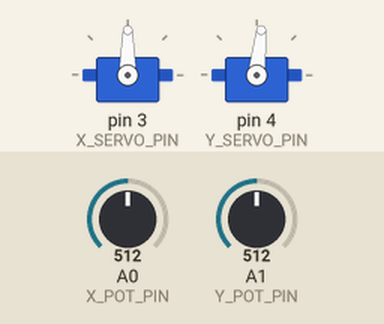
Simulated run of this sketch. Board: Arduino Uno, built with avr-gcc and run on an emulated ATmega328P. Parts: 2 × servo. The test bench sets the inputs (shaded band); at power-on: A0 (X_POT_PIN) = 512, A1 (Y_POT_PIN) = 512.

Above: at 1.2 s.
1.3 s: A0 (X_POT_PIN) set to 716
At 2.0 s:
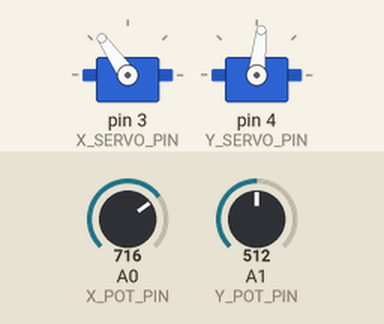
2.8 s: A1 (Y_POT_PIN) set to 306
At 3.2 s:
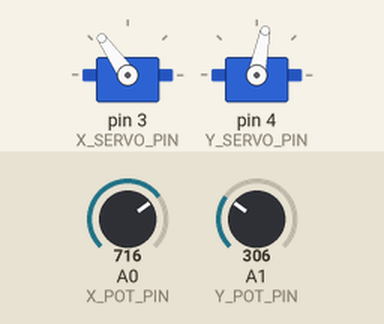
4.3 s: A0 (X_POT_PIN) set to 900
At 5.5 s:
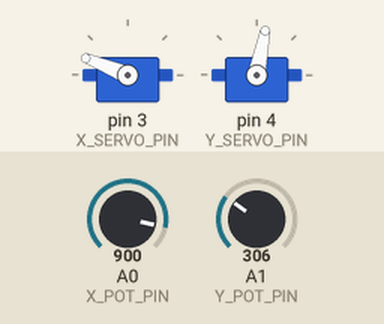
5.8 s: A1 (Y_POT_PIN) set to 511
At 6.7 s:
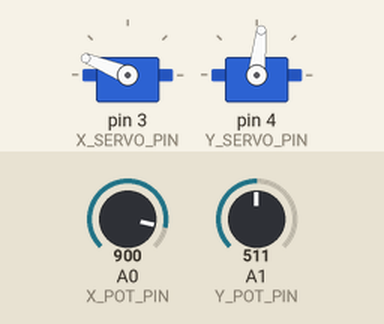
7.3 s: A0 (X_POT_PIN) set to 1023
At 7.8 s:
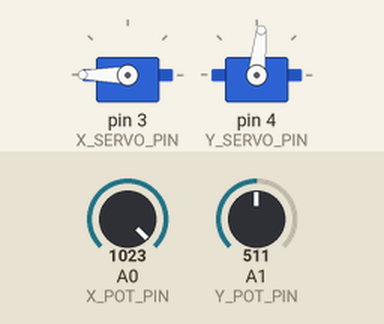
8.8 s: A1 (Y_POT_PIN) set to 170
At 10.1 s:
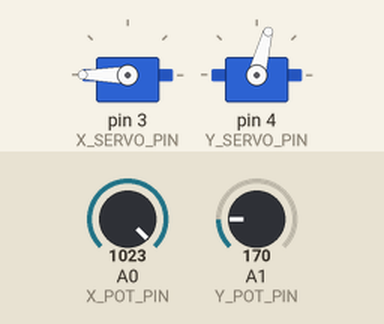
Timing chart, 0 to 11.3 s (numbered marks = the images above; inputs shaded):
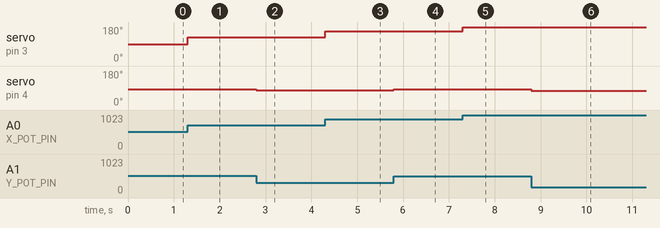

Measured:
- after the input at 1.3 s, servo on pin 3 (X_SERVO_PIN): 90° → 125° at once
- after the input at 2.8 s, servo on pin 4 (Y_SERVO_PIN): 84° → 79° at once
- after the input at 4.3 s, servo on pin 3 (X_SERVO_PIN): 125° → 158° at once
- after the input at 5.8 s, servo on pin 4 (Y_SERVO_PIN): 79° → 84° at once
- after the input at 7.3 s, servo on pin 3 (X_SERVO_PIN): 158° → 180° at once
- after the input at 8.8 s, servo on pin 4 (Y_SERVO_PIN): 84° → 75° at once

The sketch:

_107_door_camera.ino
```cpp
#include <Servo.h>

#define X_SERVO_PIN 3
#define Y_SERVO_PIN 4
#define X_POT_PIN A0
#define Y_POT_PIN A1
#define X_HOME 86
#define Y_HOME 86
#define X_MIN 0
#define Y_MIN 71
#define X_MAX 180
#define Y_MAX 98

//#define DEBUG


Servo xServo;
Servo yServo;

void setup() {
  // put your setup code here, to run once:
  xServo.attach(X_SERVO_PIN);
  yServo.attach(Y_SERVO_PIN);
  xServo.write(X_HOME);
  yServo.write(Y_HOME);
  #ifdef DEBUG
  Serial.begin(9600);
  #endif
}

void loop() {
  // put your main code here, to run repeatedly:
  #ifdef DEBUG
  Serial.print("X: ");Serial.print(getXPosition());Serial.print(" Y: ");Serial.println(getYPosition());
  #endif
  xServo.write(getXPosition());
  yServo.write(getYPosition());
}

int getXPosition() {
  int input;
  input = analogRead(X_POT_PIN);
  input = map(input, 0, 1023, X_MIN, X_MAX);
  return input;
}

int getYPosition() {
  int input;
  input = analogRead(Y_POT_PIN);
  input = map(input, 0, 1023, Y_MIN, Y_MAX);
  return input;
}
```
